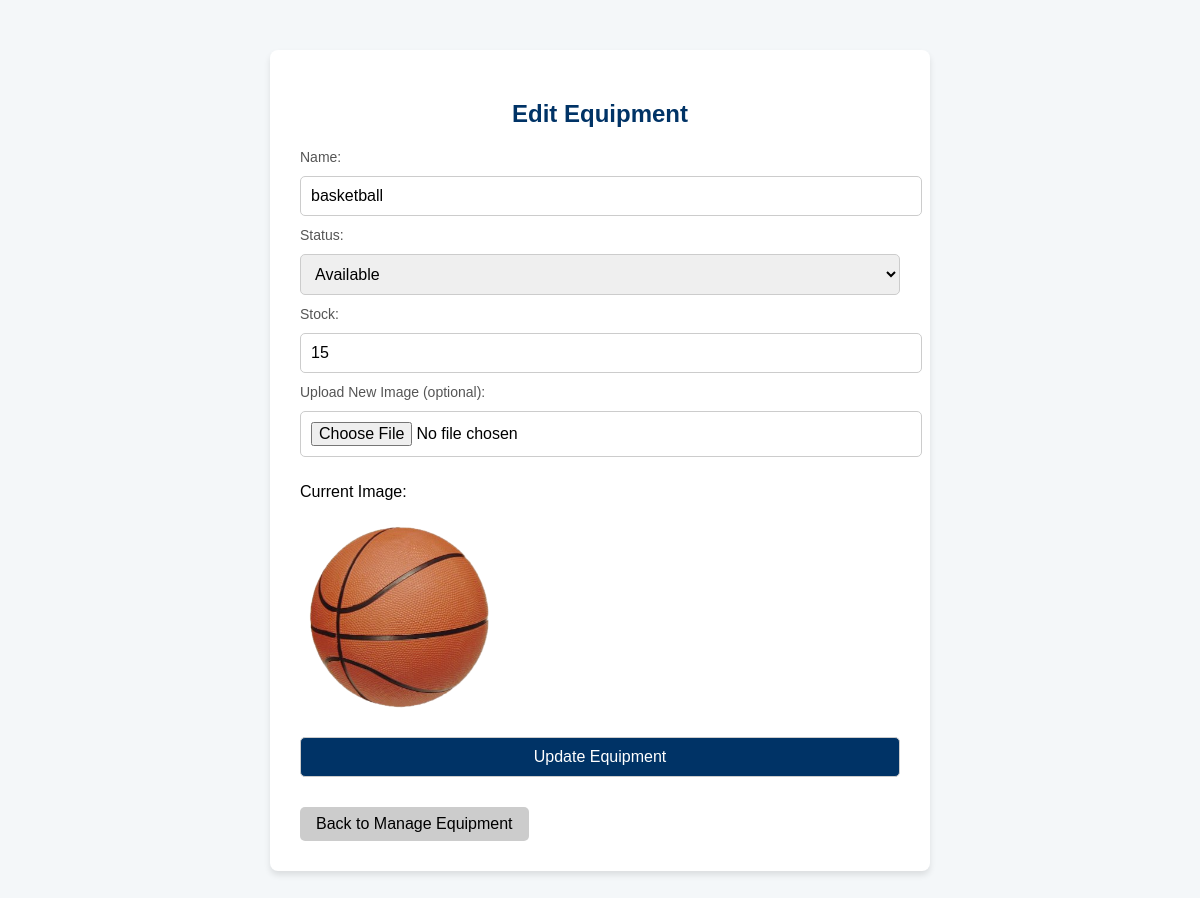
/edit_equipment.php?id=24 (signed in), run on the app's committed database.
### tables this page shows
CREATE TABLE `equipment` (
  `equipment_id` int(11) NOT NULL,
  `name` varchar(100) NOT NULL,
  `quantity` int(11) NOT NULL,
  `status` enum('available','borrowed','maintenance') DEFAULT 'available',
  `stock` int(11) NOT NULL DEFAULT 0,
  `image_path` varchar(255) DEFAULT NULL
);

### edit_equipment.php (the view, shortened to what this page needs)
<?php
include 'db_connect.php';
$equipment_id = isset($_GET['id']) ? intval($_GET['id']) : 0;
$stmt = $conn->prepare("SELECT * FROM equipment WHERE equipment_id = ?");
$stmt->bind_param("i", $equipment_id);
$stmt->execute();
$result = $stmt->get_result();
$equipment = $result->fetch_assoc();
?>
<!DOCTYPE html>
<html lang="en">
<head>
</head>
<body>
<div class="container">
    <h2>Edit Equipment</h2>
    <form method="POST" enctype="multipart/form-data">
        <label for="name">Name:</label>
        <input type="text" name="name" value="<?php echo htmlspecialchars($equipment['name']); ?>" required>
        <label for="status">Status:</label>
        <select name="status">
            <option value="Available" <?php echo $equipment['status'] === 'Available' ? 'selected' : ''; ?>>Available</option>
        </select>
        <label for="stock">Stock:</label>
        <input type="number" name="stock" min="0" value="<?php echo htmlspecialchars($equipment['stock']); ?>" required>
        <label for="image">Upload New Image (optional):</label>
        <input type="file" name="image" accept="image/*">
        <?php if (!empty($equipment['image_path'])): ?>
            <p>Current Image:</p>
            <img src="<?php echo htmlspecialchars($equipment['image_path']); ?>" class="preview" alt="Equipment Image">
        <?php endif; ?>
        <button type="submit">Update Equipment</button>
    </form>
    <a href="manage_equipment.php">Back to Manage Equipment</a>
</div>
</body>
</html>

### edit_equipment.php (style rules this page uses)
body { font-family: Arial, sans-serif; background: #f4f7f9; margin: 0; padding: 0; }
.container { max-width: 600px; margin: 50px auto; padding: 30px; background-color: white; border-radius: 8px; box-shadow: 0 4px 6px rgba(0,0,0,0.1); }
h2 { text-align: center; color: #003366; }
label { font-size: 14px; color: #555; }
input, select, button { width: 100%; padding: 10px; margin: 10px 0; border-radius: 5px; border: 1px solid #ccc; font-size: 16px; }
button { background-color: #003366; color: white; cursor: pointer; }
a { display: inline-block; text-align: center; text-decoration: none; background-color: #ccc; padding: 8px 16px; border-radius: 5px; margin-top: 20px; color: black; }
img.preview { max-width: 200px; margin-bottom: 10px; display: block; }

### data on the page
equipment: name "basketball", stock "15", image_path (picture)
